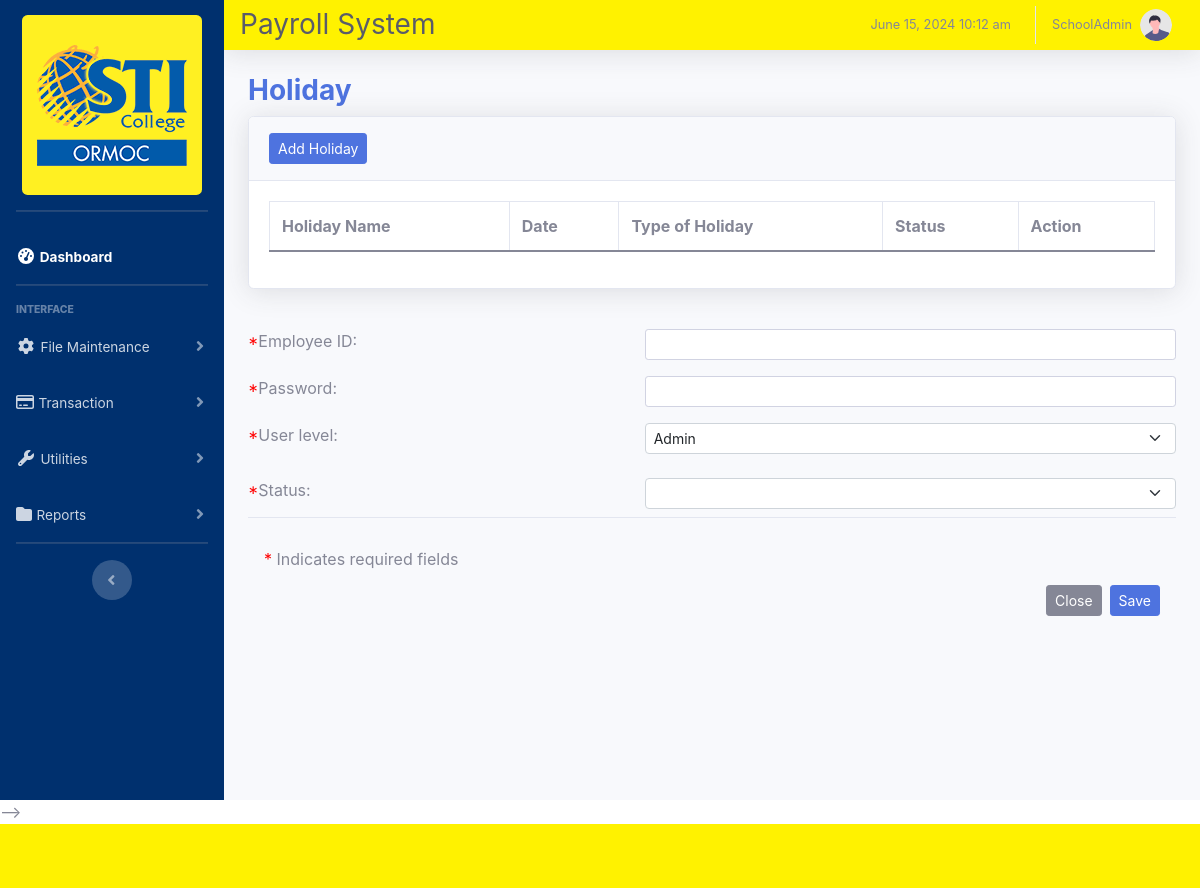
Page /Payroll_Master_Holiday.php (signed in) on the earlier database version.
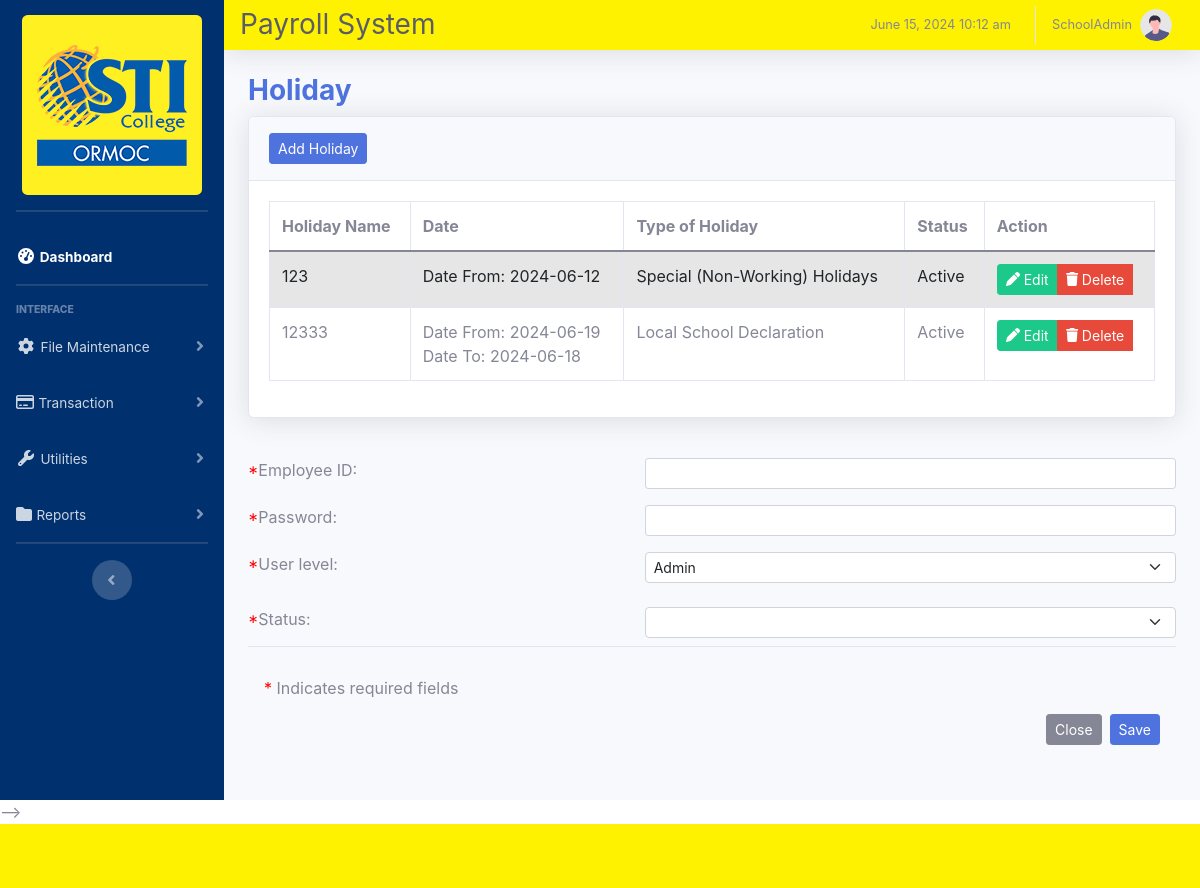
Same page on the later database version.
### tables this page shows
CREATE TABLE `tbl_holiday` (
  `holiday_id` int(11) NOT NULL,
  `date_from` date NOT NULL,
  `date_to` date DEFAULT NULL,
  `type_of_holiday` varchar(255) NOT NULL,
  `name_of_holiday` varchar(255) NOT NULL,
  `status` varchar(255) NOT NULL
);

### Payroll_Master_Holiday.php (the view, shortened to what this page needs)
<?php
include 'includes/Payroll-Master-header.php';
?>
<div class="container-fluid">
    <div class="page-title">
        <h3 class="font-weight-bold text-primary">Holiday</h3>
    </div>
    <div class="card shadow mb-4">
        <div class="card-header py-3">
            <button type="button" class="btn btn-sm btn-primary" data-bs-toggle="modal" data-bs-target="#addHoliday">Add Holiday</button>
        </div>
        <div class="card-body">
            <div class="table-responsive">
                <table id="dataTable" class="table table-striped table-bordered nowrap" style="width: 100%">
                    <thead>
                        <tr>
                            <th>Holiday Name</th>
                            <th>Date</th>
                            <th>Type of Holiday</th>
                            <th>Status</th>
                            <th>Action</th>
                        </tr>
                    </thead>
                    <tbody>
                        <?php
                        $database = new Connection();
                        $db = $database->open();
                        try {
                            $sql = 'SELECT * from tbl_Holiday';
                            foreach ($db->query($sql) as $Holiday) {
                                ?>
                                <tr>
                                    <td><?php echo $Holiday['name_of_holiday']; ?></td>
                                    <td>
                                       Date From: <?php echo $Holiday['date_from']; ?><br>
                                       <?php if ($Holiday['date_to'] != '0000-00-00') { ?>
                                           Date To: <?php echo $Holiday['date_to']; ?>
                                       <?php } ?>
                                    </td>
                                    <td><?php echo $Holiday['type_of_holiday']; ?></td>
                                    <td><?php echo $Holiday['status']; ?></td>
                                    <td>
                                        <div class="btn-group" role="group" aria-label="Action Buttons">
                                            <a href="#editHoliday_<?php echo $Holiday['holiday_id']; ?>" class="btn btn-success btn-sm" data-bs-toggle="modal"><i class="fa-solid fa-pen"></i> Edit</a>
                                            <a href="#deleteHoliday_<?php echo $Holiday['holiday_id']; ?>" class="btn btn-danger btn-sm" data-bs-toggle="modal"><i class="fa-solid fa-trash"></i> Delete</a>
                                        </div>
                                    </td>
                                </tr>
                                <?php
                            }
                        } catch (PDOException $e) {
                            echo "There is some problem in connection: " . $e->getMessage();
                        }
                        ?>
                    </tbody>
                </table>
            </div>
        </div>
    </div>
<?php
include 'includes/footer.php';
include 'includes/scripts.php';
?>

Differences in the rows shown:
added tbl_holiday: name_of_holiday "123", date_from "2024-06-12", type_of_holiday "Special (Non-Working) Holidays", status "Active"
added tbl_holiday: name_of_holiday "12333", date_from "2024-06-19", date_to "2024-06-18", type_of_holiday "Local School Declaration", status "Active"
